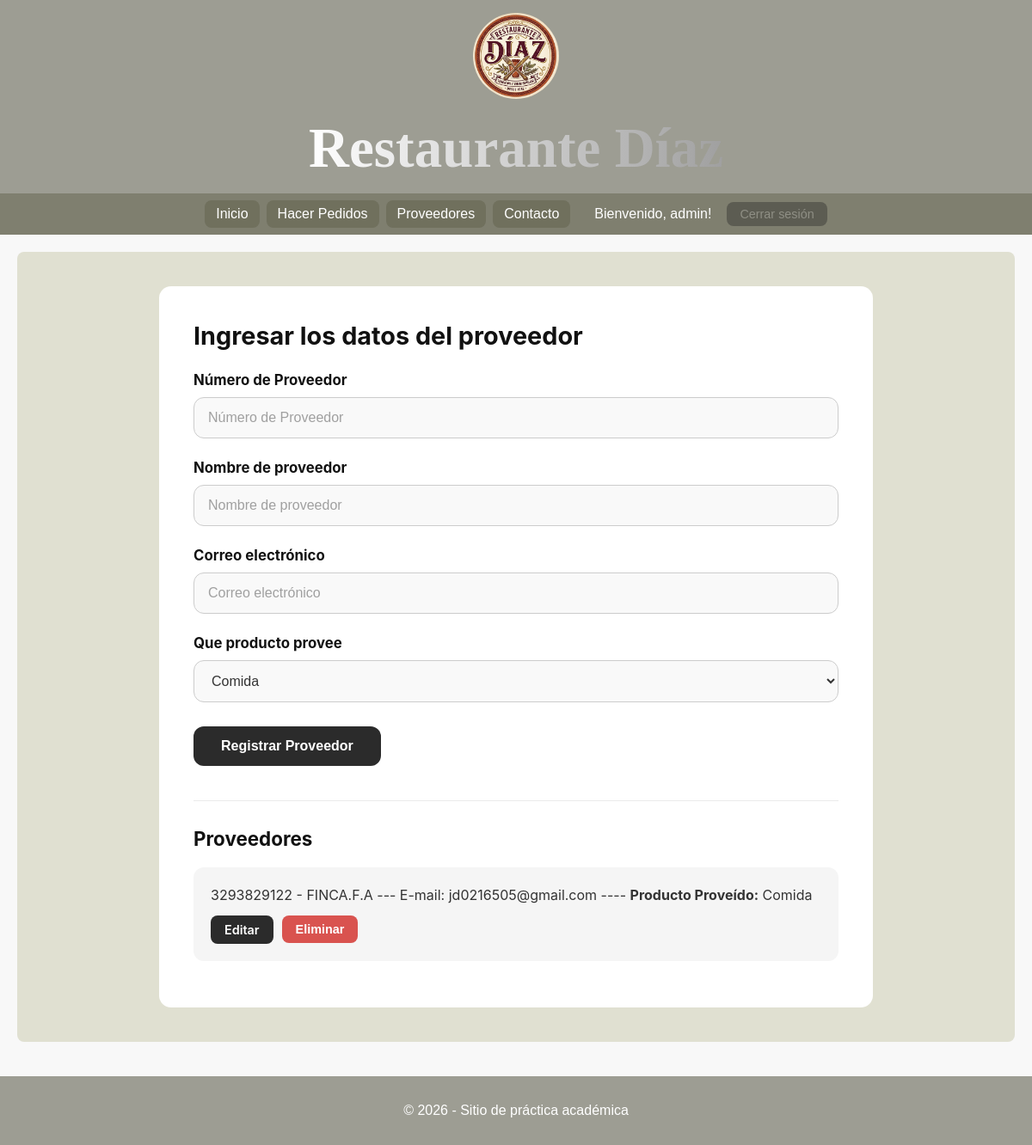
The app's page /proveedores (signed in), older data.
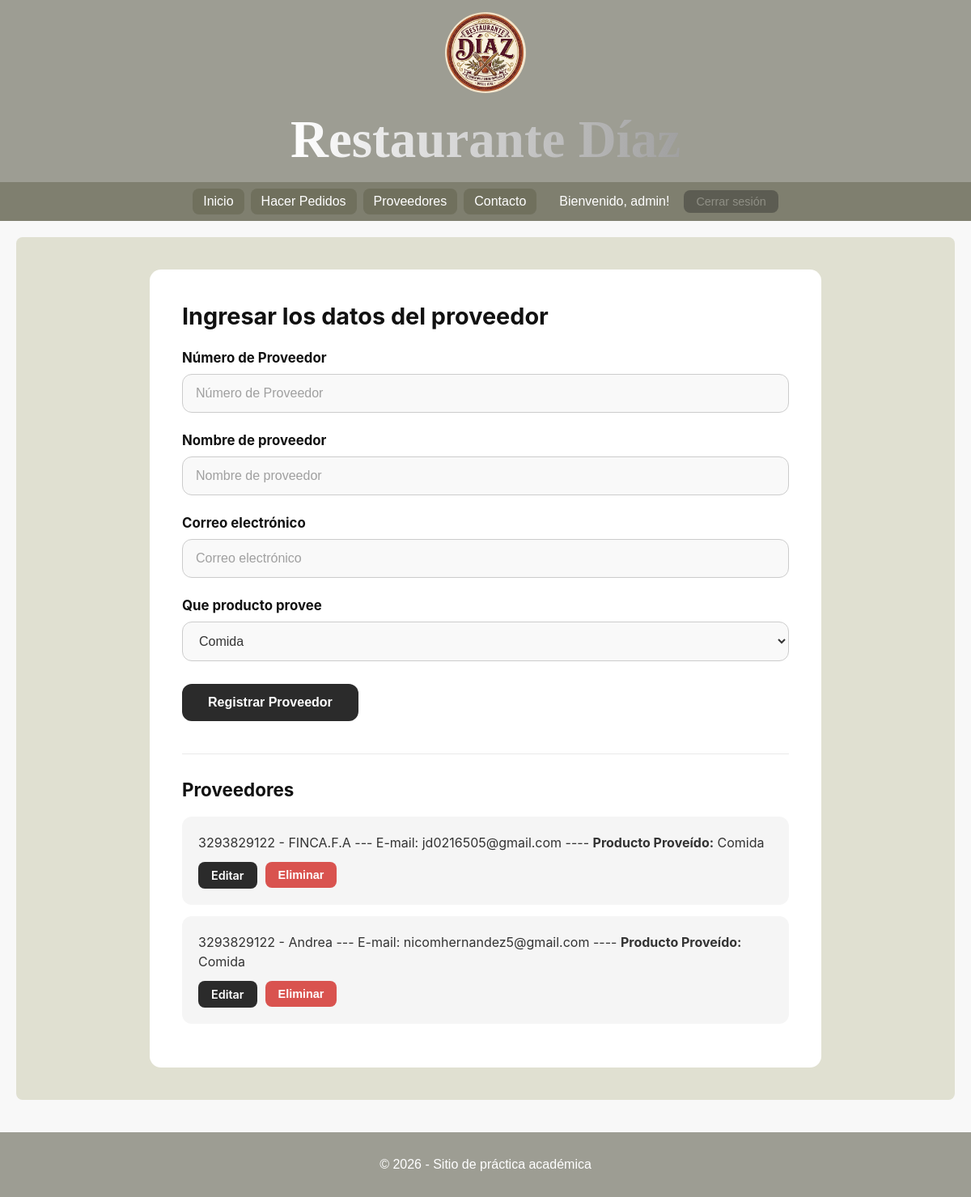
The same page, newer data.
### tables this page shows
CREATE TABLE proveedores (
    id INTEGER PRIMARY KEY AUTOINCREMENT,   
    numero TEXT NOT NULL,
    nombre TEXT NOT NULL,
    email TEXT NOT NULL,
    producto TEXT NOT NULL
        );

### paginas/entidades.py (the view)
@entidades_bp.route('/proveedores')
def listar_proveedores():
    conn = get_connection()
    proveedores = conn.execute('SELECT id,numero,nombre,email,producto FROM proveedores').fetchall()
    conn.close()
    return render_template('Proovedores.html', proveedores=proveedores)

### app.py (called while the page is built)
@app.before_request
def require_login():
    allowed = ('login', 'register', 'static')
    if request.endpoint in allowed:
        return
    if 'username' not in session:
        return redirect(url_for('login'))

### db.py (called while the page is built)
def get_connection():
    conn = sqlite3.connect('usuarios.db')
    conn.row_factory = sqlite3.Row
    return conn

### templates/Proovedores.html (shortened to what this page needs)
{% extends 'base.html' %}
{% block content %}
<div class="card">
  <div class="card-body">
    <link rel="stylesheet" href="{{ url_for('static', filename='Proveer.css') }}">
<div class="proveedor-container">
    <h2>Ingresar los datos del proveedor</h2>
    <form action="{{ url_for('entidades.agregar_proveedores') }}" method="POST" class="proveedor-form">
        <label for="numero">Número de Proveedor</label>
        <input type="text" id="numero" name="numero" placeholder="Número de Proveedor" required>
        <label for="nombre">Nombre de proveedor</label>
        <input type="text" id="nombre" name="nombre" placeholder="Nombre de proveedor" required>
        <label for="email">Correo electrónico</label>
        <input type="email" id="email" name="email" placeholder="Correo electrónico" required>
        <label for="opciones">Que producto provee</label>
        <select id="opciones" name="opciones">
            <option value="Comida">Comida</option>
        </select>
        <div>
            <button type="submit">Registrar Proveedor</button>
        </div>
    </form>
    <hr>
    <h3>Proveedores</h3>
    <ul>
    {% for u in proveedores %}
        <li class="proveedor-item">
            <span class="proveedor-texto">
                {{ u[1] }} - {{ u[2] }} --- E-mail: {{ u[3] }} ---- <strong>Producto Proveído:</strong> {{ u[4] }}
            </span>
            <div class="acciones-container">
                <a href="{{ url_for('entidades.listar_proveedores') }}" class="btn-action btn-editar">Editar</a>
                <form action="#" method="POST" style="margin: 0;">
                    <button type="submit" class="btn-action btn-eliminar">Eliminar</button>
                </form>
            </div>
        </li>
    {% else %}
        <li style="color: #666; font-style: italic; padding: 10px 0;">No hay proveedores registrados.</li>
    {% endfor %}
    </ul>
</div>
  </div>
{% endblock %}

Row changes from the older to the newer data that the page shows:
added proveedores: numero "3293829122", nombre "Andrea", email "nicomhernandez5@gmail.com", producto "Comida"
